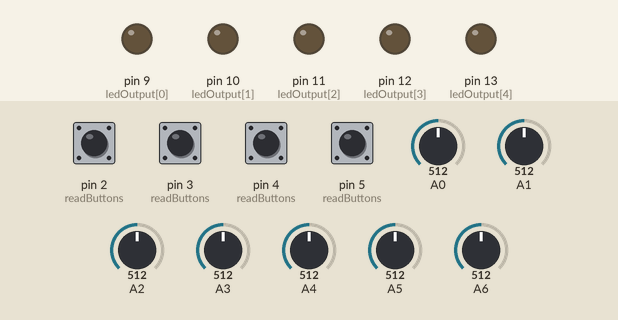
Recording of a sketch running on a simulated Arduino Nano, built with avr-gcc and run on an emulated ATmega328P. Shown: output pins drawn as LEDs (lit = HIGH). The test bench sets the inputs (shaded band); at power-on: pin 2 (readButtons), pin 3 (readButtons), pin 4 (readButtons), pin 5 (readButtons) HIGH, A0 = 512, A1 = 512, A4 = 512, A2 = 512, A3 = 512, A5 = 512, A6 = 512. What the sketch prints to the serial monitor is not drawn.

Above: at 1.2 s.
1.3 s: pin 2 (readButtons) pulled LOW for 0.15 s
At 2.7 s:
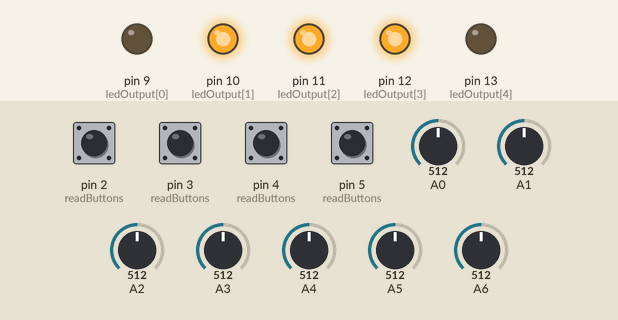
3.0 s: A0 set to 716
At 3.5 s:
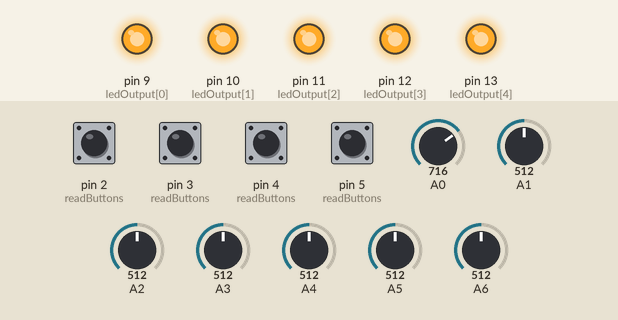
5.6 s: A1 set to 306
At 6.5 s:
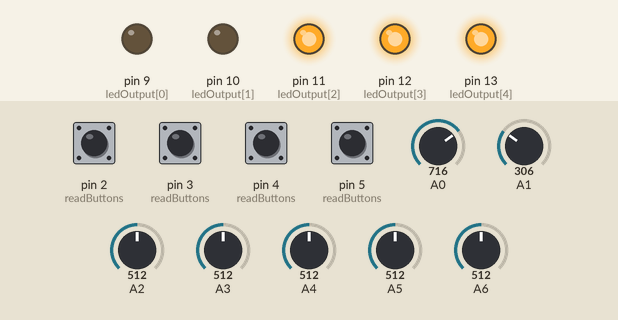
8.2 s: A4 set to 611
11.2 s: A4 set to 642
12.7 s: A4 set to 574
14.8 s: A4 set to 548
Timing chart, 0 to 17.8 s (numbered marks = the images above; inputs shaded):
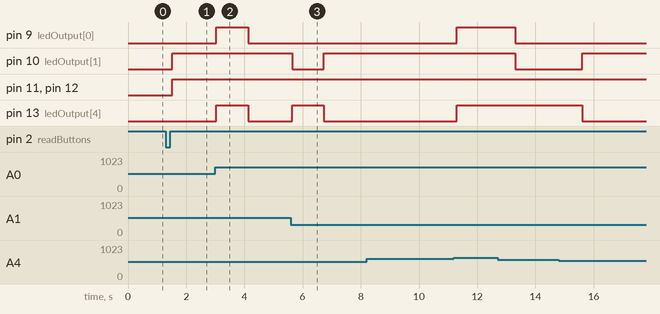

Measured:
- after the input at 1.3 s, pin 10 (ledOutput[1]), pin 11 (ledOutput[2]), pin 12 (ledOutput[3]): LOW → HIGH after 0.22 s
- after the input at 3.0 s, pin 9 (ledOutput[0]), pin 13 (ledOutput[4]): LOW → HIGH at once, → LOW 1.1 s later
- after the input at 5.6 s, pin 10 (ledOutput[1]): HIGH → LOW after 0.05 s, → HIGH 1.1 s later; pin 13 (ledOutput[4]): LOW → HIGH after 0.05 s, → LOW 1.1 s later
- after the input at 8.2 s, every drawn part: stays the same

The sketch:

mid-z.ino
```cpp
#include <MIDI.h>

// Created and binds the MIDI interface to the default hardware Serial port
MIDI_CREATE_DEFAULT_INSTANCE();
int MIDI_CHANNEL = 16;

int isRunning = -1;

int ledOutput[] = {9, 10, 11, 12, 13};

int tempo = 100;

int min = 30;   //midi note
int max = 50;   //midi note

bool debug = false;

int min_default = 30;   //midi note (incl. empty note = 34, 35)
int max_default = 53;   //midi note (incl. empty note = 48, 51)
int max_extended = 64;   //midi note, empty note = 63, 64

int repeats = 2;

int velocity = 69;

int button1 = 0;   // sequence mode
int button2 = 0;   // sequence mode
int button3 = 0;   // repeats [1 or 2]
int button4 = 0;   // extend note range

int arpMode = 0; // analog 6

const int seqSteps = 8;
int sequences[][seqSteps] = {
  //  1     2     3     4     5     6     7    8
  {A3,   A2,   A1,   A0,   -1,   -1,   -1,  -1},
  {A0,   A1,   A2,   A3,   -1,   -1,   -1,  -1},
  {A3,   A3,   A2,   A1,   A1,   A0,   A0,  A0},
  {A0,   A1,   A2,   A3,   A2,   A1,   -1,  -1},
};

int currentInput = -1;

const int arpSteps = 8;
int arp[][arpSteps] = {
  //  1     2     3     4     5     6     7     8
  { 0,   -1,   -1,   -1,   -1,   -1,   -1,   -1  },
  { 0,   12,   -1,   -1,   -1,   -1,   -1,   -1  },
  { 0,    3,    7,   12,   -1,   -1,   -1,   -1  },
  { 0,    3,    7,   12,   15,   12,   7,     3   },

  { 0,    3,    7,    3,   -1,   -1,   -1,   -1  },
  { 0,    3,    0,    7,   3,    12,    7,    3  },
};


// this is not binary, thus is the led pattern for each note
int ledNumPattern[][5] = {
  {0, 0, 0, 0, 0},   // 0

  {1, 0, 0, 0, 0},   // 1
  {1, 1, 0, 0, 0},   // 2
  {1, 1, 1, 0, 0},   // 3
  {1, 1, 1, 1, 0},   // 4
  {1, 1, 1, 1, 1},   // 5

  {0, 1, 1, 1, 1},   // 6
  {0, 0, 1, 1, 1},   // 7
  {0, 0, 0, 1, 1},   // 8
  {0, 0, 0, 0, 1},   // 9
  {0, 0, 0, 0, 0},   // 10


  {0, 0, 1, 0, 0},   // 11
  {0, 1, 0, 1, 0},   // 12
  {1, 0, 0, 0, 1},   // 13
  {0, 1, 1, 1, 0},   // 14
  {1, 1, 1, 1, 1}   // 15

};


void setup() {

  for (int i = 0; i < 5; i++) {
    pinMode(ledOutput[i], OUTPUT);
  }


  pinMode(2, INPUT_PULLUP);
  pinMode(3, INPUT_PULLUP);
  pinMode(4, INPUT_PULLUP);
  pinMode(5, INPUT_PULLUP );

  if (debug) {

    Serial.begin(9600);
  } else {
    Serial.begin(31250);
  }


  min = min_default;
  max = max_default;


}

void loop() {


  getTempo();

  readButtons();

  // if not button is active, but system was running before, send stop
  if (needToStop()) {
    isRunning = false;
    sendStop();
    silenceAllNotes();
  }

  // if at least one button is active, but system was not running before, send start
  if (needToStart()) {
    isRunning = true;
    sendStart();
    silenceAllNotes();
  }


  // play mode
  if (isRunning == 1) {

    arpMode = analogRead(A6);
    arpMode = map(arpMode, 0, 1020, 0, 5);

    if (button3 == 1) {
      repeats = 2;
    }
    else {
      repeats = 1;
    }

    if (button4 == 1) {
      max = max_extended;
    }
    else {
      max = max_default;
    }

    if (button1 && !button2) {
      Play(0);
    }

    if (button1 && button2) {
      Play(1);
    }


  }
  else {
    delay(100);
  }


}

void readButtons() {
  button1 = digitalRead(2);
  button2 = digitalRead(3);
  button3 = digitalRead(4);
  button4 = digitalRead(5);
}


bool needToStop() {
  if (button1 == 0 && isRunning) {
    return true;
  }
  return false;
}

bool needToStart() {
  if (button1 == 1 && isRunning == false) {
    return true;
  }
  return false;
}

void Play(int sequence) {

  for (int i = 0; i < seqSteps; i++) {
    int input = sequences[sequence][i];
    if (input != -1 ) {
      currentInput = input;
      PlayIt(input);
    }
  }
}


void showNumberLed() {

  if (currentInput <= 0) {
    return;
  }

  int value = analogRead(currentInput);
  value = map(value, 0, 1020, min, max) - (min + 3); // +3 to start with 0 0 0 0 0

  for (int i = 0; i < 5; i++) {

    if (ledNumPattern[value % 15][i] == 1) {
      digitalWrite(ledOutput[i], true);
    } else {
      digitalWrite(ledOutput[i], false);
    }
  }
}


void PlayIt(int input) {
  int value = analogRead(input);
  value = map(value, 0, 1020, min, max);

  if ( value >= max - 2) {

    // skip
    return;
  }


  if (value <= min + 2 ) {


    for (int i = 0; i < arpSteps; i++) {
      if (arp[arpMode][i] >= 0) {
        sendClockSignalAndNoteDuration(12, 12);
      }
    }
    return;
  }


  // play normal
  if (value < max && value > min + 2)
  {

    if (debug) {

      Serial.print(input);
      Serial.print("\t");
      Serial.print(value);
      Serial.println();
    }

    for (int i = 0; i < arpSteps; i++) {
      if (arp[arpMode][i] >= 0) {
        playNote(value + arp[arpMode][i], velocity);
      }
    }
    return;
  }


}

void getTempo() {
  tempo = analogRead(A4);
  tempo = map(tempo, 0, 1023, 1300, 5);
}

void sendClockSignalAndNoteDuration(int parts, int total) {

  for (int i = 0; i < parts; i++) {
    showNumberLed();

    delay(tempo / total);
    sendClock();
  }
}

void playNote(int pitch, int velocity) {


  //  if(debug) {
  //
  //    Serial.print("note:");
  //    Serial.print(pitch);
  //    Serial.println();
  //  }

  getTempo();
  button2 = digitalRead(3);
  int gate = analogRead(A5);

  gate = map(gate, 0, 1020, 2, 9) ;

  for (int i = 0; i < repeats; i++) {

    //sendCmd(0x9F, pitch, velocity);  // send the actual note

    MIDI.sendNoteOn(pitch, 127, MIDI_CHANNEL);

    gate = gate / repeats;

    sendClockSignalAndNoteDuration(gate, 12); // midi clock

    MIDI.sendNoteOn(pitch, 0, MIDI_CHANNEL);
    //sendCmd(0x9F, pitch, 0x00);  // send note off
    sendClockSignalAndNoteDuration(12 / repeats - gate, 12); // midi clock
  }
}


void sendClock() {

//  //    Serial.write(248);
//  unsigned long currentMillis = millis();
//  if (currentMillis - prevMillis > interval) {
//    // save the last time.
//    prevMillis = currentMillis;
//    MIDI.SendRealtime(clock);


    MIDI.sendRealTime(midi::Clock);


  }

  void sendStart() {
    if (debug == false)
      Serial.write(250);
  }

  void sendStop() {
    if (debug == false)
      Serial.write(252);
  }

  void silenceAllNotes() {
    for (int i = 0; i < 127; i++) {
      MIDI.sendNoteOff(i, 0, MIDI_CHANNEL);     // Stop the note
      //sendCmd(0x9F, i, 0);  // send note off to all notes
    }
  }


  // plays a MIDI note. Doesn't check to see that cmd is greater than 127, or that
  // data values are less than 127:
  void sendCmd(int cmd, int pitch, int velocity) {
    if (debug == false)  {

      Serial.write(cmd);
      Serial.write(pitch);
      Serial.write(velocity);
    }
  }
```
